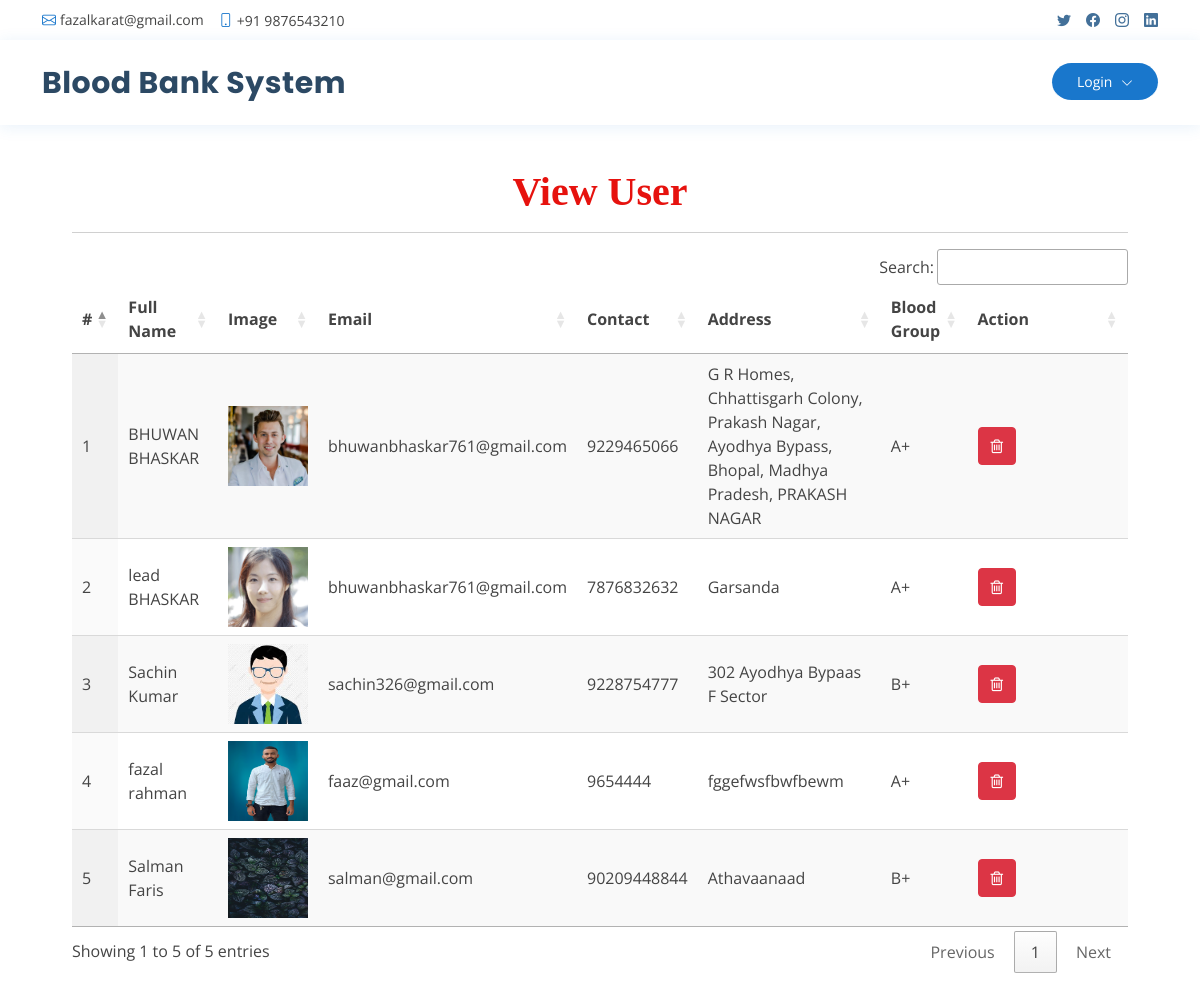
Page /view_user on the committed database.
### blood_app/models.py (models this page shows, shortened)
class UserProfile(models.Model):
    user = models.ForeignKey(User, on_delete=models.CASCADE, null=True)
    contact = models.CharField(max_length=100, null=True)
    address = models.CharField(max_length=100, null=True)
    blood_group = models.ForeignKey(Category, on_delete=models.CASCADE, null=True, blank=True)
    dob = models.DateField(null=True)
    image = models.FileField(null=True)

class Category(models.Model):
    name = models.CharField(max_length=100, null=True, blank=True)

### blood_app/views.py (the view)
# urls.py: path('view_user', view_user, name='view_user'),
def view_user(request):
    data = UserProfile.objects.all()
    d = {'data':data}
    return render(request,'view_user.html',d)

### blood_app/templates/view_user.html
{% extends 'index.html' %}
{% load static %}
{% block body %}
<br>
<div class="container-fluid" style="width:90%;margin-top:8%">
                    <div class="container-fluid">
                        <h1 align="center" style="font-weight:bold;font-family : 'Monotype Corsiva' ; color : #E6120E ;margin-top:4%">View User</h1>
                         </div><hr>
                                <table id="example" class="display" style="width:100%">
                                  <thead>
                                    <tr>
                                      <th>#</th>
                                      <th>Full Name</th>
                                      <th>Image</th>
                                      <th>Email</th>
                                      <th>Contact</th>
                                      <th>Address</th>
                                      <th>Blood Group</th>
                                      <th>Action</th>
                                  </tr>
                              </thead>
                              <tbody>
                              {% for i in data %}
                                <tr>
                                  <td>{{forloop.counter}}</td>
                                  <td>{{i.user.first_name}} {{i.user.last_name}}</td>
                                  <td><img src="{{i.image.url}}" style="width:80px;height:80px"></td>
                                  <td>{{i.user.email}}</td>
                                  <td>{{i.contact}}</td>
                                  <td>{{i.address}}</td>
                                  <td>{{i.blood_group.name}}</td>
                                    <td style="width:150px">
                                      <a href="{% url 'delete_user' i.id %}" ><button class="btn btn-danger" onclick="return confirm('Are you sure?')"><i class="fa fa-trash-o"></i></button></a></td>
                              </tr>
                              {% endfor %}
                          </tbody>
                      </table>
                  </div>
{% endblock %}

### blood_app/templates/index.html (shortened to what this page needs)
<!DOCTYPE html>
<html lang="en">
  {% load static %}
<head>
  <link href="{% static 'vendor/fontawesome-free/css/all.min.css' %}" rel="stylesheet">
  <link href="{% static 'vendor/animate.css/animate.min.css' %}" rel="stylesheet">
  <link href="{% static 'vendor/bootstrap/css/bootstrap.min.css' %}" rel="stylesheet">
  <link href="{% static 'vendor/bootstrap-icons/bootstrap-icons.css' %}" rel="stylesheet">
  <link href="{% static 'vendor/boxicons/css/boxicons.min.css' %}" rel="stylesheet">
  <link href="{% static 'vendor/glightbox/css/glightbox.min.css' %}" rel="stylesheet">
  <link href="{% static 'vendor/remixicon/remixicon.css' %}" rel="stylesheet">
  <link href="{% static 'vendor/swiper/swiper-bundle.min.css' %}" rel="stylesheet">
  <link href="{% static 'css/style.css' %}" rel="stylesheet">
  <link rel="stylesheet" href="https://cdnjs.cloudflare.com/ajax/libs/font-awesome/4.7.0/css/font-awesome.min.css">
  <link rel='stylesheet' type='text/css' href="https://cdn.datatables.net/1.10.21/css/jquery.dataTables.min.css">
  <link rel='stylesheet' type='text/css' href="https://cdn.datatables.net/buttons/1.6.2/css/buttons.dataTables.min.css">
</head>
<body>
  <div id="topbar" class="d-flex align-items-center fixed-top">
    <div class="container d-flex justify-content-between">
      <div class="contact-info d-flex align-items-center">
        <i class="bi bi-envelope"></i> <a href="mailto:fazalkarat@gmail.com">fazalkarat@gmail.com</a>
        <i class="bi bi-phone"></i> +91 9876543210
      </div>
      <div class="d-none d-lg-flex social-links align-items-center">
        <a href="#" class="twitter"><i class="bi bi-twitter"></i></a>
        <a href="#" class="facebook"><i class="bi bi-facebook"></i></a>
        <a href="#" class="instagram"><i class="bi bi-instagram"></i></a>
        <a href="#" class="linkedin"><i class="bi bi-linkedin"></i></i></a>
      </div>
    </div>
  </div>
  <header id="header" class="fixed-top">
    <div class="container d-flex align-items-center">
      <h1 class="logo me-auto"><a href="#">Blood Bank System</a></h1>
      {% if request.user.is_staff %}
      <nav id="navbar" class="navbar order-last order-lg-0">
        <ul>
          <li><a class="nav-link scrollto active" href="{% url 'admin_home' %}">Home</a></li>
          <li class="dropdown"><a href="#"><span>Category</span> <i class="bi bi-chevron-down"></i></a>
            <ul>
              <li><a href="/add_category">Add Blood Category</a></li>
              <li><a href="/view_category">View Blood Category</a></li>
            </ul>
          </li>
          <li><a class="nav-link scrollto" href="/view_user">Users</a></li>
          <li><a class="nav-link scrollto" href="/all_order">All Order</a></li>
          <li class="dropdown"><a href="#"><span>Blood Donation</span> <i class="bi bi-chevron-down"></i></a>
            <ul>
              <li><a href="/request_blood">Request for Blood</a></li>
              <li><a href="/donator_blood">Donate for Blood</a></li>
            </ul>
          </li>
          <li class="dropdown">
            <a href="#" class="appointment-btn scrollto" style="color: #fff;"><span class="d-none d-md-inline">Welcome,</span> {{request.user.username}} <i class="bi bi-chevron-down"></i></a>
            <ul>
              <li><a href="{% url 'change_password' %}">Password</a></li>
              <li><a href="{% url 'logout' %}">Logout</a></li>
            </ul>
          </li>
        </ul>
        <i class="bi bi-list mobile-nav-toggle"></i>
      </nav>
      {% else %}
      <nav id="navbar" class="navbar order-last order-lg-0">
        <ul>
        <li class="dropdown">
          <a href="#" class="appointment-btn scrollto" style="color: #fff;"><span class="d-none d-md-inline">Login</span> <i class="bi bi-chevron-down"></i></a>
        </li>
      </ul>
    </nav>
      {% endif %}
  </header>
  <div class="mt-5 mb-5" style="margin-top:14%">
  {% block body %}
  {% endblock %}
  </div>
</body>
</html>

### blood_app/static/css/style.css (style rules this page uses)
body { font-family: "Open Sans", sans-serif; color: #444444; }
a { color: #1977cc; text-decoration: none; }
h1, h2, h3, h4, h5, h6 { font-family: "Raleway", sans-serif; }
#topbar { background: #fff; height: 40px; font-size: 14px; transition: all 0.5s; z-index: 996; }
#topbar .contact-info a { line-height: 1; color: #444444; transition: 0.3s; }
#topbar .contact-info i { color: #1977cc; padding-right: 4px; margin-left: 15px; line-height: 0; }
#topbar .contact-info i:first-child { margin-left: 0; }
#topbar .social-links a { color: #437099; padding-left: 15px; display: inline-block; line-height: 1px; transition: 0.3s; }
#topbar .social-links a:first-child { border-left: 0; }
#header { background: #fff; transition: all 0.5s; z-index: 997; padding: 15px 0; top: 40px; box-shadow: 0px 2px 15px rgba(25, 119, 204, 0.1); }
#header .logo { font-size: 30px; margin: 0; padding: 0; line-height: 1; font-weight: 700; letter-spacing: 0.5px; font-family: "Poppins", sans-serif; }
#header .logo a { color: #2c4964; }
.appointment-btn { margin-left: 25px; background: #1977cc; color: #fff; border-radius: 50px; padding: 8px 25px; white-space: nowrap; transition: 0.3s; font-size: 14px; display: inline-block; }
.navbar { padding: 0; }
.navbar ul { margin: 0; padding: 0; display: flex; list-style: none; align-items: center; }
.navbar li { position: relative; }
.navbar>ul>li { position: relative; white-space: nowrap; padding: 8px 0 8px 20px; }
.navbar a, .navbar a:focus { display: flex; align-items: center; justify-content: space-between; font-size: 14px; color: #2c4964; white-space: nowrap; transition: 0.3s; border-bottom: 2px solid #fff; padding: 5px 2px; }
.navbar a i, .navbar a:focus i { font-size: 12px; line-height: 0; margin-left: 5px; }
.dropdown .appointment-btn { margin-left: 25px; background: #1977cc; color: #fff; border-radius: 50px; padding: 8px 25px; white-space: nowrap; transition: 0.3s; font-size: 14px; display: inline-block; }
.appointment-btn { color: #fff; }

### rows in the picture
UserProfile: user.first_name "BHUWAN", user.last_name "BHASKAR", image (picture), user.email "bhuwanbhaskar761@gmail.com", contact "9229465066", address "G R Homes, Chhattisgarh Colony, Prakash Nagar, Ayodhya Bypass, Bhopal, Madhya Pradesh, PRAKASH NAGAR", blood_group.name "A+"
UserProfile: user.first_name "lead", user.last_name "BHASKAR", image (picture), user.email "bhuwanbhaskar761@gmail.com", contact "7876832632", address "Garsanda", blood_group.name "A+"
UserProfile: user.first_name "Sachin", user.last_name "Kumar", image (picture), user.email "sachin326@gmail.com", contact "9228754777", address "302 Ayodhya Bypaas F Sector", blood_group.name "B+"
UserProfile: user.first_name "fazal", user.last_name "rahman", image (picture), user.email "faaz@gmail.com", contact "9654444", address "fggefwsfbwfbewm", blood_group.name "A+"
UserProfile: user.first_name "Salman", user.last_name "Faris", image (picture), user.email "salman@gmail.com", contact "90209448844", address "Athavaanaad", blood_group.name "B+"
